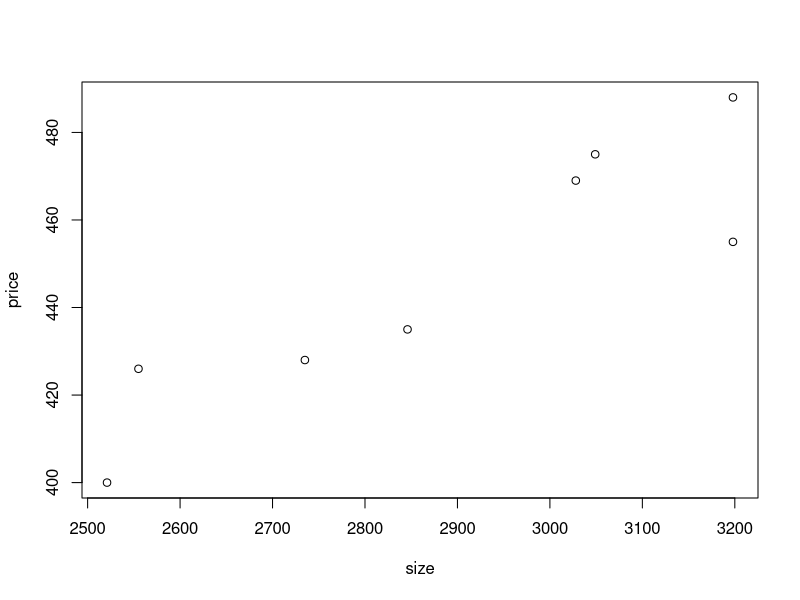
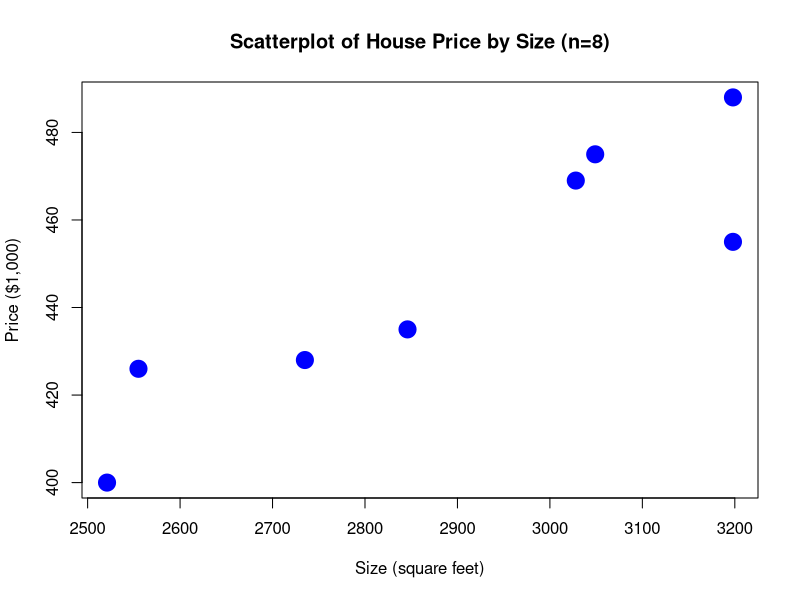
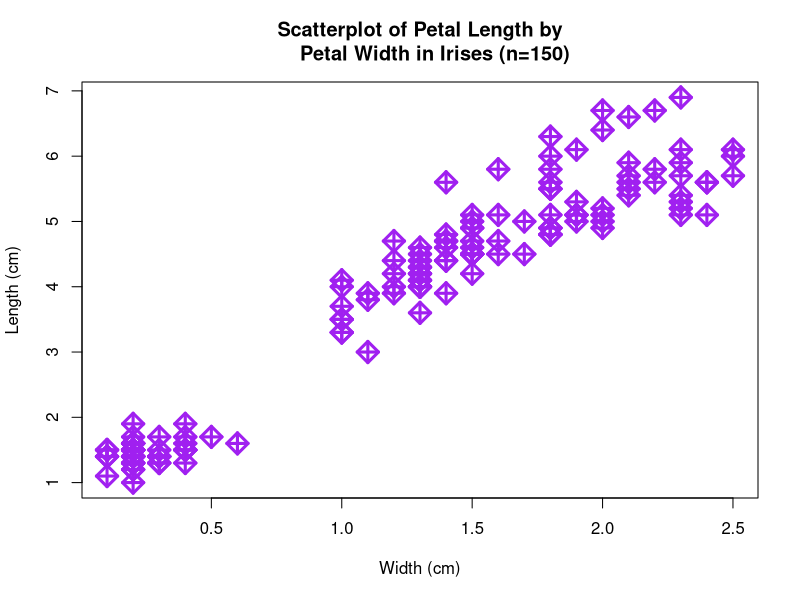
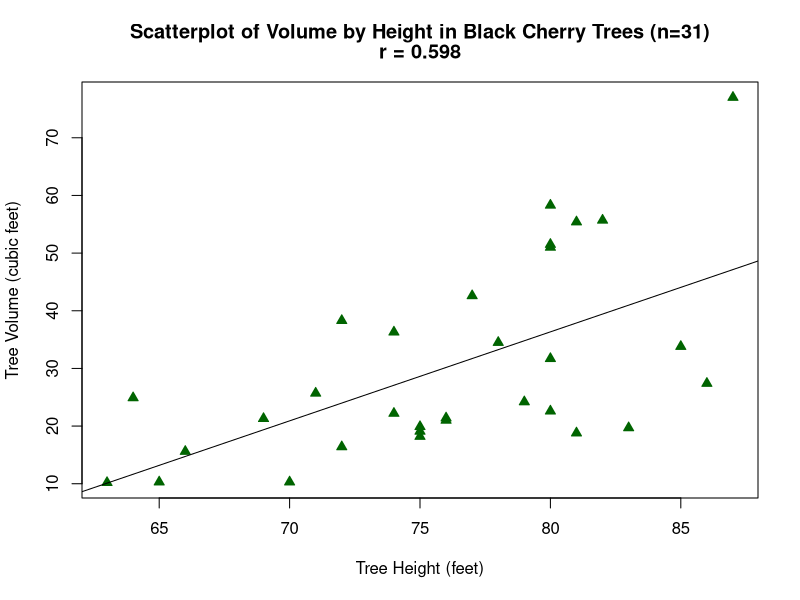

Reproduce these figures in R, in order. (Note: this script raises an error after producing the figures.)
##### CHAPTER 4 METHODS - CORRELATION & REGRESSION ############################# 

### Scatter plots = plot(x,y)

# Housing data: 

size <- c(2521, 2555, 2735, 2846, 3028, 3049, 3198, 3198)
price <- c(400, 426, 428, 435, 469, 475, 488, 455)

plot(size, price)

plot(size, price, main = "Scatterplot of House Price by Size (n=8)",
     xlab = "Size (square feet)", ylab = "Price ($1,000)",
     pch = 19, col = "blue", cex = 2, lwd = 3)

### Example from an existing data frame: 

plot(iris$Petal.Width, iris$Petal.Length, main = "Scatterplot of Petal Length by
     Petal Width in Irises (n=150)", xlab = "Width (cm)", ylab = "Length (cm)",
     pch = 9, col = "purple", cex = 2, lwd = 3)

############################################

### Correlation coefficient (r) = cor(x,y)

cor(size, price) # r = 0.901 
# Strong, positive correlation between house size and house price. 

cor(iris$Petal.Width, iris$Petal.Length) # r = 0.963 
# Strong, positive correlation between petal width and length for irises. 

##### 4.2 - Linear Regression ##################################################

data(trees) # black cherry trees 
View(trees)

# girth = diameter (inches) [mislabeled in the data set]
# height (feet)
# volume (cubic feet)

# Scatterplot of volume by height: 

tree_plot <- plot(trees$Height, trees$Volume, 
                  main = c("Scatterplot of Volume by Height in Black Cherry Trees (n=31)", 
                           sub = paste0("r = ", round(cor(trees$Height, trees$Volume), digits = 3))),
                  xlab = "Tree Height (feet)",
                  ylab = "Tree Volume (cubic feet)",
                  pch = 24, col = "darkgreen", bg = "darkgreen")


# How to create a linear regression model: lm(y ~ x, data = "data") 
# Add the line of best fit: abline()

model <- lm(Volume ~ Height, data = trees)
abline(model)

# Compute the coefficients of the line: 
summary(model)

# Write the equation of the line: 
yhat = -87.1236 + 1.5433*x

# Use the model to make predictions: example x = 77
x = 68.5
yhat = 1.5433*x - 87.1236 
yhat

# When x = 77, yhat = 31.7105 

############################################

# Crickets example: 

temp <- c(88.6, 71.6, 93.3, 84.3, 80.6, 75.2, 69.7, 82.0, 69.4, 83.3, 79.6, 
          82.6, 80.6, 83.5, 76.3)

chirps <- c(20.0, 16.0, 19.8, 18.4, 17.1, 15.5, 14.7, 17.1, 15.4, 16.2, 15.0, 
            17.2, 16.0, 17.0, 14.4)

p <- plot(temp, chirps, main = "Frequency of Cricket Chirps by Temperature",
          xlab = "Temperature (degrees Fahrenheit)", 
          ylab = "Frequency (Chirps per Second)",
          pch = 23, col = "brown", bg = "brown") 

cor(temp, chirps) # r = 0.835

m <- lm(chirps ~ temp)
abline(m)
summary(m)

yhat = -0.30914 + 0.21193*x 
x = 85
yhat

##### 4.3 - Linear Regression ##################################################

# Extrapolation for Trees: 

# Find the range of x-values: 
min(trees$Height)
max(trees$Height)

# We will only compute yhat based on x [63, 87]. 

############################################

# Outliers and influential points 

# Housing data: 

size <- c(2521, 2555, 2735, 2846, 3028, 3049, 3198, 3198)
price <- c(400, 426, 428, 435, 469, 475, 488, 455)

plot(size, price, main = "Scatterplot of House Price by Size (n=8)",
     xlab = "Size (square feet)", ylab = "Price ($1,000)",
     pch = 19, col = "blue", cex = 2, lwd = 3)
cor(size, price)

# How much do outliers matter? (Same housing data with added extreme values): 

# outlier in y 
size2 <- c(2521, 2555, 2735, 2846, 3028, 3049, 3198, 3198, 2799)
price2 <- c(400, 426, 428, 435, 469, 475, 488, 455, 904) 
plot(size2, price2, main = "Scatterplot of House Price by Size (n=9)",
     xlab = "Size (square feet)", ylab = "Price ($1,000)",
     pch = 19, col = "blue", cex = 2, lwd = 3)
cor(size2, price2)

# outlier in x 
size3 <- c(2521, 2555, 2735, 2846, 3028, 3049, 3198, 3198, 8823) 
price3 <- c(400, 426, 428, 435, 469, 475, 488, 455, 450)
plot(size3, price3, main = "Scatterplot of House Price by Size (n=9)",
     xlab = "Size (square feet)", ylab = "Price ($1,000)",
     pch = 19, col = "blue", cex = 2, lwd = 3)
cor(size3, price3)

# extreme value in both x and y
size4 <- c(2521, 2555, 2735, 2846, 3028, 3049, 3198, 3198, 9000) 
price4 <- c(400, 426, 428, 435, 469, 475, 488, 455, 700)
plot(size4, price4, main = "Scatterplot of House Price by Size (n=9)",
     xlab = "Size (square feet)", ylab = "Price ($1,000)",
     pch = 19, col = "blue", cex = 2, lwd = 3)
cor(size4, price4)

############################################

# More practice with Star Wars data 

install.packages("dplyr")
library(dplyr)
View(starwars)

# Let's just look at height vs. mass:
sw <- na.omit(starwars[,1:3])
View(sw)

plot(sw$height, sw$mass,
     main = "Scatterplot of Star Wars Characters: Mass by Height",
     xlab = "Height (cm)",
     ylab = "Mass (kg)",
     pch = 22, col = "darkblue", bg = "lightblue")

# There is one influential point, an outlier in y. 

max(sw$mass) # Maximum = 1,358 kg 
sw[sw$mass==1358,] # It belongs to Jabba Desilijic Tiure; let's remove it. 

sw2 <- sw[!sw$name=="Jabba Desilijic Tiure",]

# sw2 <- sw[!sw$mass==1358,]

# Now we can work with our new data frame, "sw2".

View(sw2)

plot(sw2$height, sw2$mass,
     main = "Scatterplot of Star Wars Characters: Mass by Height",
     xlab = "Height (cm)",
     ylab = "Mass (kg)",
     pch = 22, col = "darkblue", bg = "lightblue")

cor(sw2$height, sw2$mass)

m1 <- lm(sw2$mass ~ sw2$height)
abline(m1)
summary(m1)

range(sw2$height)

x = 183
yhat = -32.54076 + 0.62136*x
yhat

